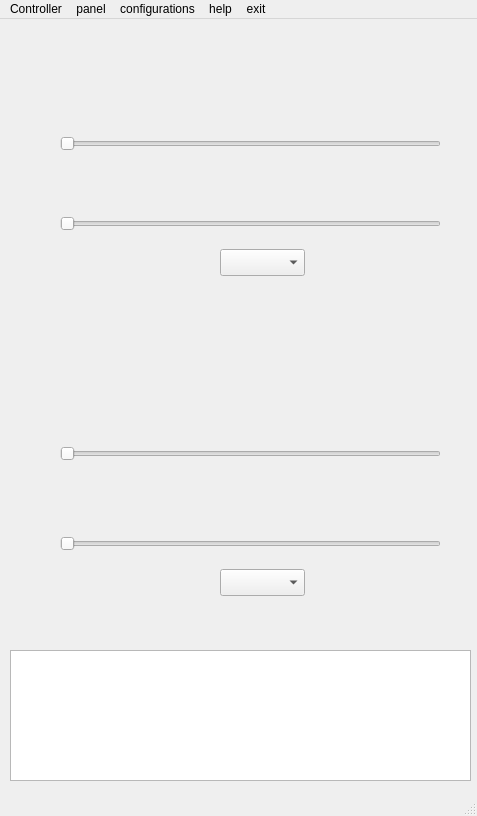
<?xml version="1.0" encoding="UTF-8"?>
<ui version="4.0">
 <class>MainWindow</class>
 <widget class="QMainWindow" name="MainWindow">
  <property name="geometry">
   <rect>
    <x>0</x>
    <y>0</y>
    <width>477</width>
    <height>816</height>
   </rect>
  </property>
  <property name="windowTitle">
   <string>MainWindow</string>
  </property>
  <widget class="QWidget" name="centralwidget">
   <widget class="QComboBox" name="comboBox">
    <property name="geometry">
     <rect>
      <x>220</x>
      <y>230</y>
      <width>85</width>
      <height>27</height>
     </rect>
    </property>
   </widget>
   <widget class="QComboBox" name="comboBox_2">
    <property name="geometry">
     <rect>
      <x>220</x>
      <y>550</y>
      <width>85</width>
      <height>27</height>
     </rect>
    </property>
   </widget>
   <widget class="QSlider" name="horizontalSlider">
    <property name="geometry">
     <rect>
      <x>60</x>
      <y>110</y>
      <width>381</width>
      <height>29</height>
     </rect>
    </property>
    <property name="orientation">
     <enum>Qt::Horizontal</enum>
    </property>
   </widget>
   <widget class="QSlider" name="horizontalSlider_2">
    <property name="geometry">
     <rect>
      <x>60</x>
      <y>420</y>
      <width>381</width>
      <height>29</height>
     </rect>
    </property>
    <property name="orientation">
     <enum>Qt::Horizontal</enum>
    </property>
   </widget>
   <widget class="QTextBrowser" name="textBrowser">
    <property name="geometry">
     <rect>
      <x>10</x>
      <y>631</y>
      <width>461</width>
      <height>131</height>
     </rect>
    </property>
   </widget>
   <widget class="QSlider" name="horizontalSlider_3">
    <property name="geometry">
     <rect>
      <x>60</x>
      <y>190</y>
      <width>381</width>
      <height>29</height>
     </rect>
    </property>
    <property name="orientation">
     <enum>Qt::Horizontal</enum>
    </property>
   </widget>
   <widget class="QSlider" name="horizontalSlider_4">
    <property name="geometry">
     <rect>
      <x>60</x>
      <y>510</y>
      <width>381</width>
      <height>29</height>
     </rect>
    </property>
    <property name="orientation">
     <enum>Qt::Horizontal</enum>
    </property>
   </widget>
  </widget>
  <widget class="QMenuBar" name="menubar">
   <property name="geometry">
    <rect>
     <x>0</x>
     <y>0</y>
     <width>477</width>
     <height>25</height>
    </rect>
   </property>
   <widget class="QMenu" name="menuController">
    <property name="title">
     <string>Controller</string>
    </property>
   </widget>
   <widget class="QMenu" name="menuPanel">
    <property name="title">
     <string>panel</string>
    </property>
   </widget>
   <widget class="QMenu" name="menuConfigurations">
    <property name="title">
     <string>configurations</string>
    </property>
   </widget>
   <widget class="QMenu" name="menuHelp">
    <property name="title">
     <string>help</string>
    </property>
   </widget>
   <widget class="QMenu" name="menuExit">
    <property name="title">
     <string>exit</string>
    </property>
   </widget>
   <addaction name="menuController"/>
   <addaction name="menuPanel"/>
   <addaction name="menuConfigurations"/>
   <addaction name="menuHelp"/>
   <addaction name="menuExit"/>
  </widget>
  <widget class="QStatusBar" name="statusbar"/>
 </widget>
 <resources/>
 <connections/>
</ui>
